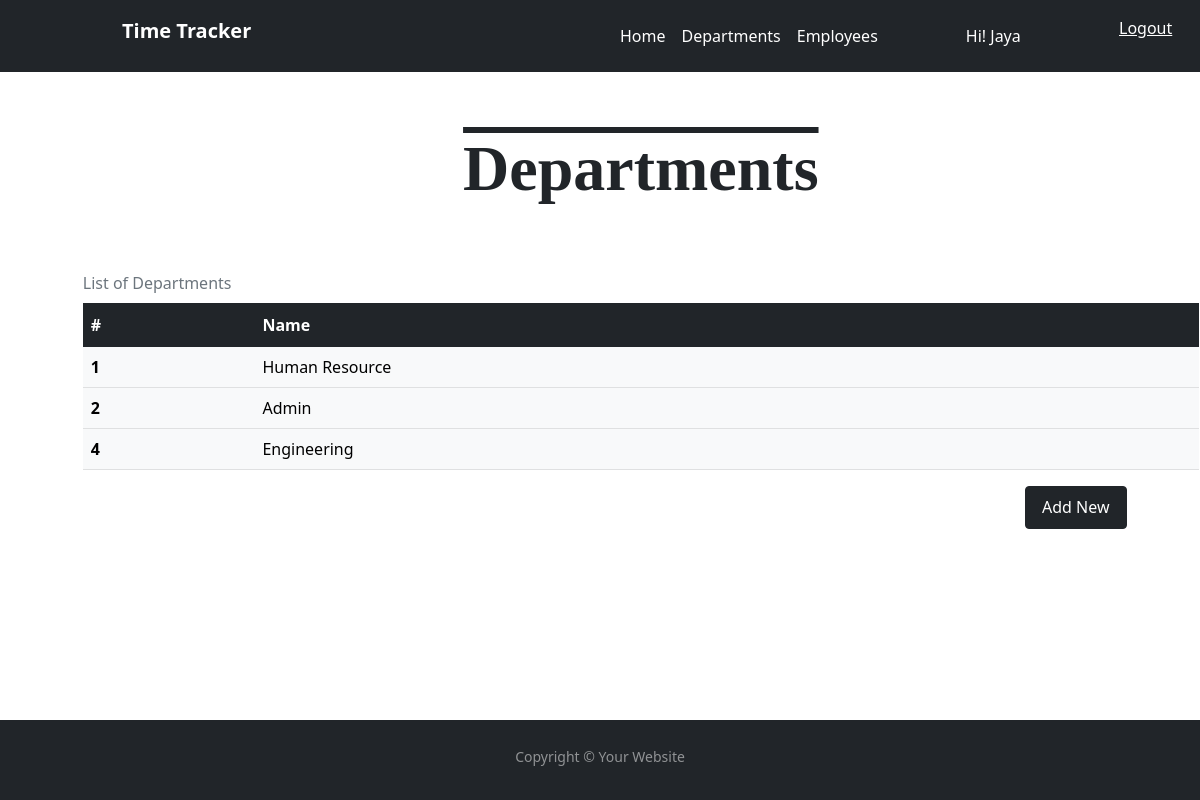
Page /departments (signed in) on the committed database.
### timetracker/models.py (models this page shows, shortened)
class Employee(db.Model, UserMixin):
    __tablename__ = 'employees'
    id = db.Column(db.Integer,primary_key=True)
    email = db.Column(db.String(64),unique=True,index=True)
    emp_id = db.Column(db.String(64),unique=True,index=True)
    first_name = db.Column(db.String(64))
    last_name = db.Column(db.String(64))
    password_hash = db.Column(db.String(128))
    department_id = db.Column(db.Integer, db.ForeignKey('departments.id'))
    projects =db.relationship('Project', backref='pm',
                                lazy='dynamic')
    tasks = db.relationship("Task", backref = "assigned_to",lazy='dynamic')
    is_admin = db.Column(db.Boolean, default=False)
    is_manager = db.Column(db.Boolean, default=False)

class Department(db.Model):
    __tablename__ = 'departments'
    id = db.Column(db.Integer, primary_key=True)
    name = db.Column(db.String(60), unique=True)
    employees = db.relationship('Employee', backref='department',
                                lazy='dynamic')
    projects = db.relationship('Project', backref='department_belong_to', lazy=True)

### timetracker/admin/views.py (the view, shortened to what this page needs)
@admin.route("/departments", methods=["GET", "POST"])
@login_required
def list_departments():
    check_admin()
    dep = Department.query.all()
    return  render_template("admin/departments.html",departments = dep, title="Departments")

### timetracker/admin/views.py (called while the page is built)
def check_admin():
    if not current_user.is_admin:
        abort(403)

### timetracker/models.py (called while the page is built)
@login_manager.user_loader
def load_user(user_id):
    return Employee.query.get(user_id)

### timetracker/templates/admin/departments.html (shortened to what this page needs)
{% extends "base.html" %}
{% block content %}
<div class="container-fluid">
     <div class="container cards-container">
        <h1 class="page-heading"> <b>Departments</b></h1>
        <table class="table caption-top table-hover">
            <caption>List of Departments</caption>
            <thead>
                <tr class="table-dark">
                  <th scope="col">#</th>
                  <th scope="col">Name</th>
                </tr>
            </thead>
          <tbody>
          {% for item in departments %}
            <tr class='table-light clickable-row' data-href="/departments/{{ item.id }}">
              <th scope="row">{{ item.id }}</th>
              <td>{{ item.name }}</td>
            </tr>
          {% endfor %}
          </tbody>
        </table>
         <div class = "container">
             <div class = "row">
                 <div class="col-lg-10"></div>
                 <div class="col-lg-2">
                     <button type="button" class="btn btn-dark add-new" onclick="enableform()">Add New</button>
                 </div>
             </div>
         </div>
    </div>
</div>
{% endblock content%}

### timetracker/templates/base.html (shortened to what this page needs)
<!DOCTYPE html>
<html lang="en" xmlns="http://www.w3.org/1999/html">
<head>
   <link href="https://cdn.jsdelivr.net/npm/bootstrap@5.1.3/dist/css/bootstrap.min.css" rel="stylesheet">
    <link href="{{ url_for('static', filename='css/style.css') }}" rel="stylesheet">
</head>
<body>
<section id="header">
    <div id="gloablnav">
      <nav class="navbar navbar-expand-lg navbar-dark bg-dark">
          <div class="container-fluid">
              <div class="container">
                  <div class = "row">
                      <div class="col-lg-6">
                        {% if current_user.is_admin %}
                        <a class="navbar-brand" href="{{ url_for('admin.admin_dashboard') }}"><b>Time Tracker</b></a>
                         {% else %}
                         <a class="navbar-brand" href="{{ url_for('users.dashboard') }}"><b>Time Tracker</b></a>
                         {% endif %}
                      </div>
                      <div class="col-lg-5">
                          <div class="navbar-nav">
                          {% if current_user.is_authenticated %}
                              {% if current_user.is_admin %}
                                 <a class="nav-link active" aria-current="page" href="{{ url_for('admin.admin_dashboard') }}">Home</a>
                                 <a class="nav-link active" aria-current="page" href="{{ url_for('admin.list_departments' ) }}">Departments</a>
                                 <a class="nav-link active" href="{{ url_for('admin.list_employees') }}">Employees</a>
                              {% else %}
                                 <a class="nav-link active" aria-current="page" href="{{ url_for('users.dashboard') }}">Home</a>
                                 <a class="nav-link active" href="#">Projects</a>
                                 <a class="nav-link active" href="#">Tasks</a>
                              {% endif %}
                            <p class="greetings">Hi! {{ current_user.first_name }}<p/>
                            {% endif %}
                          </div>
                      </div>
                      <div class="col-lg-1">
                          <a class="logout" href=" {{ url_for('users.logout') }}">Logout</a>
                      </div>
                  </div>
              </div>
          </div>
      </nav>
    </div>
</section>
{% block content %}
{% endblock %}
<footer id= "footer" class="flex-shrink-0 py-4 bg-dark text-white-50">
    <div class="container text-center">
      <small>Copyright &copy; Your Website</small>
    </div>
  </footer>
</body>
</html>

### timetracker/static/css/style.css (style rules this page uses)
.navbar-brand { margin-left: 5rem; }
.navbar { padding-top: 1rem; }
.logout { margin-top: 0.5rem; margin-left: 2rem; color: #ffff; }
.greetings { margin-top: 0.5rem; margin-left: 5rem; color: #ffff; }
#footer { position:fixed; left:0px; bottom:0px; height:5rem; width:100%; }
.cards-container { margin: 5% 5%; }
.page-heading { text-align: center; margin-bottom: 5%; text-decoration: overline; font-family: cursive; font-size: 4rem; }
.add-new { padding-left: 10%; padding-right: 10%; padding-top: 5%; padding-bottom:5% }
.clickable-row { cursor: pointer; }

### rows in the picture
Employee: first_name "Jaya"
Department: id "1", name "Human Resource"
Department: id "2", name "Admin"
Department: id "4", name "Engineering"
